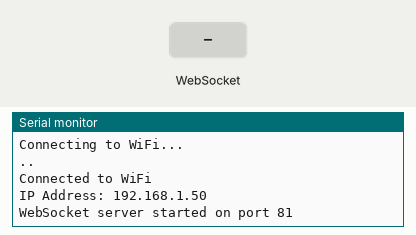
This sketch was run on a simulated ESP32. On the bench: the last lines printed to the serial monitor. The inputs (shaded band) are chosen by the test bench. WiFi joins after 1.5 s; servers stay silent unless stated.

Above: at 3.2 s.
3.3 s: WebSocket text "1" received
At 4.5 s:
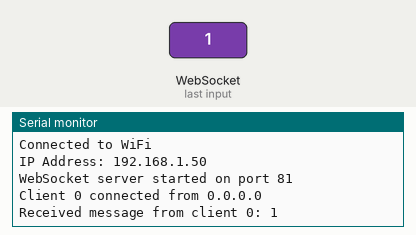
4.8 s: WebSocket text "0" received
At 5.8 s:
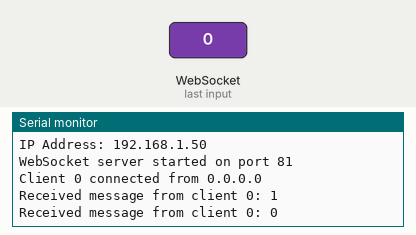
6.3 s: WebSocket text "2" received
At 7.0 s:
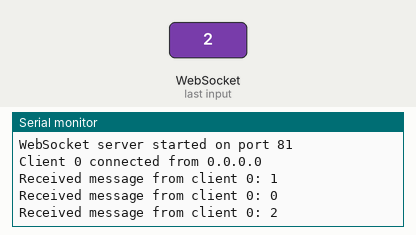

The sketch:

testing-32-wifi.ino
```cpp
#include <WiFi.h>
#include <WebSocketsServer.h>

// Network credentials
const char* ssid = "Dododo";
const char* password = "Dodododo";

// WebSocket server on port 81
WebSocketsServer webSocket = WebSocketsServer(81);

// Handle incoming WebSocket messages
void webSocketEvent(uint8_t clientNum, WStype_t type, uint8_t *payload, size_t length) {
  switch (type) {
    case WStype_DISCONNECTED:
      Serial.printf("Client %u disconnected\n", clientNum);
      break;
    case WStype_CONNECTED: {
      IPAddress ip = webSocket.remoteIP(clientNum);
      Serial.printf("Client %u connected from %s\n", clientNum, ip.toString().c_str());
      webSocket.sendTXT(clientNum, "Welcome to the ESP32 WebSocket server!");
      break;
    }
    case WStype_TEXT:
      Serial.printf("Received message from client %u: %s\n", clientNum, payload);
      // Echo the message back to the client
      webSocket.sendTXT(clientNum, payload);
      break;
    default:
      break;
  }
}

void setup() {
  // Start Serial Monitor
  Serial.begin(9600);

  // Connect to Wi-Fi
  WiFi.begin(ssid, password);
  Serial.println("Connecting to WiFi...");
  while (WiFi.status() != WL_CONNECTED) {
    delay(1000);
    Serial.print(".");
  }
  Serial.println("\nConnected to WiFi");
  Serial.print("IP Address: ");
  Serial.println(WiFi.localIP());

  // Start WebSocket server
  webSocket.begin();
  webSocket.onEvent(webSocketEvent);
  Serial.println("WebSocket server started on port 81");
}

void loop() {
  // Handle WebSocket events
  webSocket.loop();
}
```

Measured:
- after the input at 3.3 s, the serial monitor: prints a new line at once (image 1)
- after the input at 4.8 s, the serial monitor: prints a new line at once (image 2)
- after the input at 6.3 s, the serial monitor: prints a new line at once (image 3)
